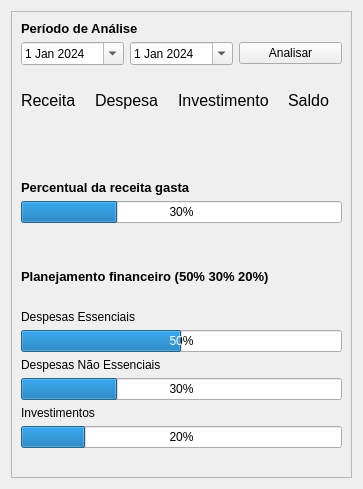
      <widget class="QWidget" name="pg_dashboard">
       <layout class="QGridLayout" name="gridLayout_9">
        <item row="0" column="0">
         <layout class="QVBoxLayout" name="verticalLayout_36">
          <item>
           <layout class="QHBoxLayout" name="horizontalLayout_31">
            <item>
             <widget class="QFrame" name="frame">
              <property name="frameShape">
               <enum>QFrame::StyledPanel</enum>
              </property>
              <property name="frameShadow">
               <enum>QFrame::Raised</enum>
              </property>
              <layout class="QGridLayout" name="gridLayout_5">
               <item row="0" column="0">
                <layout class="QVBoxLayout" name="verticalLayout_35">
                 <item>
                  <layout class="QVBoxLayout" name="verticalLayout_34">
                   <item>
                    <widget class="QLabel" name="label_28">
                     <property name="text">
                      <string>&lt;html&gt;&lt;head/&gt;&lt;body&gt;&lt;p&gt;&lt;span style=&quot; font-size:10pt; font-weight:600;&quot;&gt;Período de Análise&lt;/span&gt;&lt;/p&gt;&lt;/body&gt;&lt;/html&gt;</string>
                     </property>
                    </widget>
                   </item>
                   <item>
                    <layout class="QHBoxLayout" name="horizontalLayout_30">
                     <item>
                      <widget class="QDateEdit" name="dt_inicial">
                       <property name="currentSection">
                        <enum>QDateTimeEdit::DaySection</enum>
                       </property>
                       <property name="calendarPopup">
                        <bool>true</bool>
                       </property>
                       <property name="date">
                        <date>
                         <year>2024</year>
                         <month>1</month>
                         <day>1</day>
                        </date>
                       </property>
                      </widget>
                     </item>
                     <item>
                      <widget class="QDateEdit" name="dt_final">
                       <property name="calendarPopup">
                        <bool>true</bool>
                       </property>
                       <property name="date">
                        <date>
                         <year>2024</year>
                         <month>1</month>
                         <day>1</day>
                        </date>
                       </property>
                      </widget>
                     </item>
                     <item>
                      <widget class="QPushButton" name="btn_analisar_dash">
                       <property name="text">
                        <string>Analisar</string>
                       </property>
                      </widget>
                     </item>
                    </layout>
                   </item>
                  </layout>
                 </item>
                 <item>
                  <spacer name="horizontalSpacer_4">
                   <property name="orientation">
                    <enum>Qt::Horizontal</enum>
                   </property>
                   <property name="sizeHint" stdset="0">
                    <size>
                     <width>40</width>
                     <height>20</height>
                    </size>
                   </property>
                  </spacer>
                 </item>
                 <item>
                  <layout class="QVBoxLayout" name="verticalLayout_33">
                   <item>
                    <layout class="QVBoxLayout" name="verticalLayout_25">
                     <item>
                      <layout class="QHBoxLayout" name="horizontalLayout_29">
                       <item>
                        <layout class="QVBoxLayout" name="verticalLayout_5">
                         <item>
                          <layout class="QHBoxLayout" name="horizontalLayout">
                           <item>
                            <widget class="QLabel" name="label_10">
                             <property name="text">
                              <string>&lt;html&gt;&lt;head/&gt;&lt;body&gt;&lt;p&gt;&lt;span style=&quot; font-size:12pt;&quot;&gt;Receita&lt;/span&gt;&lt;/p&gt;&lt;/body&gt;&lt;/html&gt;</string>
                             </property>
                            </widget>
                           </item>
                           <item>
                            <widget class="QLabel" name="label">
                             <property name="text">
                              <string/>
                             </property>
                             <property name="pixmap">
                              <pixmap>imgs/receita.png</pixmap>
                             </property>
                             <property name="scaledContents">
                              <bool>false</bool>
                             </property>
                             <property name="alignment">
                              <set>Qt::AlignLeading|Qt::AlignLeft|Qt::AlignVCenter</set>
                             </property>
                            </widget>
                           </item>
                          </layout>
                         </item>
                         <item>
                          <widget class="QLabel" name="lbl_total_receita_1">
                           <property name="font">
                            <font>
                             <family>Arial</family>
                             <pointsize>12</pointsize>
                            </font>
                           </property>
                           <property name="text">
                            <string/>
                           </property>
                          </widget>
                         </item>
                        </layout>
                       </item>
                       <item>
                        <layout class="QVBoxLayout" name="verticalLayout_6">
                         <item>
                          <layout class="QHBoxLayout" name="horizontalLayout_27">
                           <item>
                            <widget class="QLabel" name="label_11">
                             <property name="text">
                              <string>&lt;html&gt;&lt;head/&gt;&lt;body&gt;&lt;p&gt;&lt;span style=&quot; font-size:12pt;&quot;&gt;Despesa&lt;/span&gt;&lt;/p&gt;&lt;/body&gt;&lt;/html&gt;</string>
                             </property>
                            </widget>
                           </item>
                           <item>
                            <widget class="QLabel" name="label_5">
                             <property name="text">
                              <string/>
                             </property>
                             <property name="pixmap">
                              <pixmap>imgs/despesa.png</pixmap>
                             </property>
                             <property name="scaledContents">
                              <bool>false</bool>
                             </property>
                             <property name="alignment">
                              <set>Qt::AlignLeading|Qt::AlignLeft|Qt::AlignVCenter</set>
                             </property>
                            </widget>
                           </item>
                          </layout>
                         </item>
                         <item>
                          <widget class="QLabel" name="lbl_total_despesa_1">
                           <property name="font">
                            <font>
                             <family>Arial</family>
                             <pointsize>12</pointsize>
                            </font>
                           </property>
                           <property name="text">
                            <string/>
                           </property>
                          </widget>
                         </item>
                        </layout>
                       </item>
                       <item>
                        <layout class="QVBoxLayout" name="verticalLayout_14">
                         <item>
                          <layout class="QHBoxLayout" name="horizontalLayout_26">
                           <item>
                            <widget class="QLabel" name="label_13">
                             <property name="text">
                              <string>&lt;html&gt;&lt;head/&gt;&lt;body&gt;&lt;p&gt;&lt;span style=&quot; font-size:12pt;&quot;&gt;Investimento&lt;/span&gt;&lt;/p&gt;&lt;/body&gt;&lt;/html&gt;</string>
                             </property>
                            </widget>
                           </item>
                           <item>
                            <widget class="QLabel" name="label_9">
                             <property name="text">
                              <string/>
                             </property>
                             <property name="pixmap">
                              <pixmap>imgs/investimento.png</pixmap>
                             </property>
                             <property name="scaledContents">
                              <bool>false</bool>
                             </property>
                             <property name="alignment">
                              <set>Qt::AlignLeading|Qt::AlignLeft|Qt::AlignVCenter</set>
                             </property>
                            </widget>
                           </item>
                          </layout>
                         </item>
                         <item>
                          <widget class="QLabel" name="lbl_total_investimento_1">
                           <property name="font">
                            <font>
                             <family>Arial</family>
                             <pointsize>12</pointsize>
                            </font>
                           </property>
                           <property name="text">
                            <string/>
                           </property>
                          </widget>
                         </item>
                        </layout>
                       </item>
                       <item>
                        <layout class="QVBoxLayout" name="verticalLayout_9">
                         <item>
                          <layout class="QHBoxLayout" name="horizontalLayout_28">
                           <item>
                            <widget class="QLabel" name="label_12">
                             <property name="text">
                              <string>&lt;html&gt;&lt;head/&gt;&lt;body&gt;&lt;p&gt;&lt;span style=&quot; font-size:12pt;&quot;&gt;Saldo&lt;/span&gt;&lt;/p&gt;&lt;/body&gt;&lt;/html&gt;</string>
                             </property>
                            </widget>
                           </item>
                           <item>
                            <widget class="QLabel" name="label_7">
                             <property name="text">
                              <string/>
                             </property>
                             <property name="pixmap">
                              <pixmap>imgs/saldo.png</pixmap>
                             </property>
                             <property name="scaledContents">
                              <bool>false</bool>
                             </property>
                             <property name="alignment">
                              <set>Qt::AlignLeading|Qt::AlignLeft|Qt::AlignVCenter</set>
                             </property>
                            </widget>
                           </item>
                          </layout>
                         </item>
                         <item>
                          <widget class="QLabel" name="lbl_saldo">
                           <property name="font">
                            <font>
                             <family>Arial</family>
                             <pointsize>12</pointsize>
                            </font>
                           </property>
                           <property name="text">
                            <string/>
                           </property>
                          </widget>
                         </item>
                        </layout>
                       </item>
                      </layout>
                     </item>
                     <item>
                      <spacer name="verticalSpacer">
                       <property name="orientation">
                        <enum>Qt::Vertical</enum>
                       </property>
                       <property name="sizeHint" stdset="0">
                        <size>
                         <width>20</width>
                         <height>40</height>
                        </size>
                       </property>
                      </spacer>
                     </item>
                     <item>
                      <layout class="QVBoxLayout" name="verticalLayout_11">
                       <item>
                        <widget class="QLabel" name="label_14">
                         <property name="text">
                          <string>&lt;html&gt;&lt;head/&gt;&lt;body&gt;&lt;p&gt;&lt;span style=&quot; font-size:10pt; font-weight:600;&quot;&gt;Percentual da receita gasta&lt;/span&gt;&lt;/p&gt;&lt;/body&gt;&lt;/html&gt;</string>
                         </property>
                        </widget>
                       </item>
                       <item>
                        <widget class="QProgressBar" name="receita_gasta_dash">
                         <property name="sizePolicy">
                          <sizepolicy hsizetype="Expanding" vsizetype="Fixed">
                           <horstretch>0</horstretch>
                           <verstretch>0</verstretch>
                          </sizepolicy>
                         </property>
                         <property name="maximumSize">
                          <size>
                           <width>16777215</width>
                           <height>16777215</height>
                          </size>
                         </property>
                         <property name="value">
                          <number>30</number>
                         </property>
                         <property name="textVisible">
                          <bool>true</bool>
                         </property>
                         <property name="invertedAppearance">
                          <bool>false</bool>
                         </property>
                         <property name="format">
                          <string notr="true">%p%</string>
                         </property>
                        </widget>
                       </item>
                      </layout>
                     </item>
                    </layout>
                   </item>
                   <item>
                    <spacer name="verticalSpacer_2">
                     <property name="orientation">
                      <enum>Qt::Vertical</enum>
                     </property>
                     <property name="sizeHint" stdset="0">
                      <size>
                       <width>20</width>
                       <height>40</height>
                      </size>
                     </property>
                    </spacer>
                   </item>
                   <item>
                    <layout class="QVBoxLayout" name="verticalLayout_31">
                     <item>
                      <widget class="QLabel" name="label_15">
                       <property name="text">
                        <string>&lt;html&gt;&lt;head/&gt;&lt;body&gt;&lt;p&gt;&lt;span style=&quot; font-size:10pt; font-weight:600;&quot;&gt;Planejamento financeiro (50% 30% 20%)&lt;/span&gt;&lt;/p&gt;&lt;/body&gt;&lt;/html&gt;</string>
                       </property>
                      </widget>
                     </item>
                     <item>
                      <spacer name="horizontalSpacer_2">
                       <property name="orientation">
                        <enum>Qt::Horizontal</enum>
                       </property>
                       <property name="sizeHint" stdset="0">
                        <size>
                         <width>40</width>
                         <height>20</height>
                        </size>
                       </property>
                      </spacer>
                     </item>
                     <item>
                      <layout class="QVBoxLayout" name="verticalLayout_28">
                       <item>
                        <widget class="QLabel" name="label_24">
                         <property name="text">
                          <string>Despesas Essenciais</string>
                         </property>
                        </widget>
                       </item>
                       <item>
                        <widget class="QProgressBar" name="despesas_essenciais_dash">
                         <property name="toolTip">
                          <string/>
                         </property>
                         <property name="statusTip">
                          <string/>
                         </property>
                         <property name="whatsThis">
                          <string/>
                         </property>
                         <property name="accessibleName">
                          <string/>
                         </property>
                         <property name="accessibleDescription">
                          <string/>
                         </property>
                         <property name="value">
                          <number>50</number>
                         </property>
                         <property name="textVisible">
                          <bool>true</bool>
                         </property>
                         <property name="invertedAppearance">
                          <bool>false</bool>
                         </property>
                         <property name="textDirection">
                          <enum>QProgressBar::TopToBottom</enum>
                         </property>
                         <property name="format">
                          <string>%p%</string>
                         </property>
                        </widget>
                       </item>
                      </layout>
                     </item>
                     <item>
                      <layout class="QVBoxLayout" name="verticalLayout_29">
                       <item>
                        <widget class="QLabel" name="label_26">
                         <property name="text">
                          <string>Despesas Não Essenciais</string>
                         </property>
                        </widget>
                       </item>
                       <item>
                        <widget class="QProgressBar" name="despesas_n_essenciais_dash">
                         <property name="value">
                          <number>30</number>
                         </property>
                        </widget>
                       </item>
                      </layout>
                     </item>
                     <item>
                      <layout class="QVBoxLayout" name="verticalLayout_30">
                       <item>
                        <widget class="QLabel" name="label_27">
                         <property name="text">
                          <string>Investimentos</string>
                         </property>
                        </widget>
                       </item>
                       <item>
                        <widget class="QProgressBar" name="investimentos_dash">
                         <property name="maximum">
                          <number>100</number>
                         </property>
                         <property name="value">
                          <number>20</number>
                         </property>
                         <property name="textVisible">
                          <bool>true</bool>
                         </property>
                         <property name="invertedAppearance">
                          <bool>false</bool>
                         </property>
                         <property name="textDirection">
                          <enum>QProgressBar::TopToBottom</enum>
                         </property>
                        </widget>
                       </item>
                      </layout>
                     </item>
                    </layout>
                   </item>
                  </layout>
                 </item>
                </layout>
               </item>
               <item row="1" column="0">
                <spacer name="horizontalSpacer_3">
                 <property name="orientation">
                  <enum>Qt::Horizontal</enum>
                 </property>
                 <property name="sizeHint" stdset="0">
                  <size>
                   <width>40</width>
                   <height>20</height>
                  </size>
                 </property>
                </spacer>
               </item>
              </layout>
             </widget>
            </item>
            <item>
             <layout class="QVBoxLayout" name="gr_linha_dash">
              <property name="spacing">
               <number>6</number>
              </property>
             </layout>
            </item>
           </layout>
          </item>
          <item>
           <layout class="QHBoxLayout" name="horizontalLayout_2">
            <item>
             <layout class="QVBoxLayout" name="verticalLayout_15">
              <item>
               <layout class="QVBoxLayout" name="gr_bar_comparativo_dash"/>
              </item>
             </layout>
            </item>
            <item>
             <layout class="QVBoxLayout" name="verticalLayout_10">
              <item>
               <layout class="QVBoxLayout" name="gr_pizza_receita_dash"/>
              </item>
             </layout>
            </item>
            <item>
             <layout class="QVBoxLayout" name="verticalLayout_4">
              <item>
               <layout class="QVBoxLayout" name="gr_pizza_despesa_dash"/>
              </item>
             </layout>
            </item>
           </layout>
          </item>
         </layout>
        </item>
       </layout>
      </widget>
